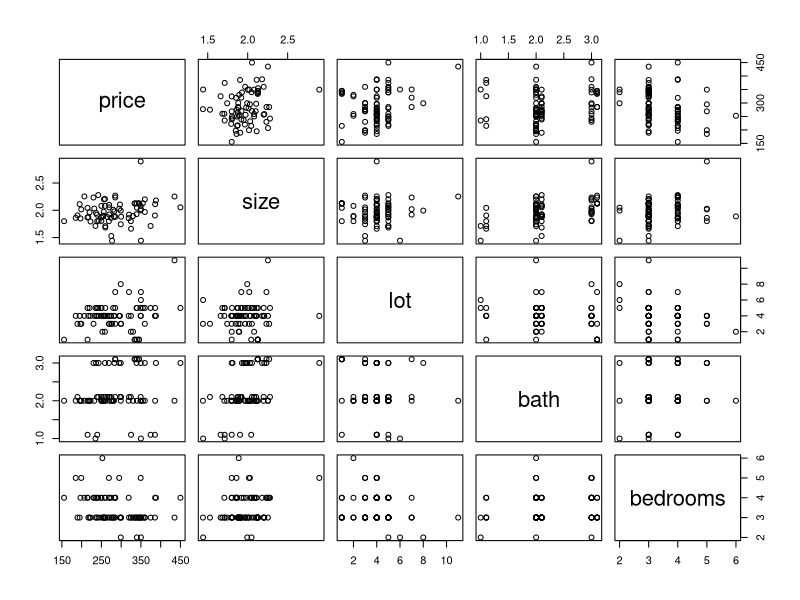
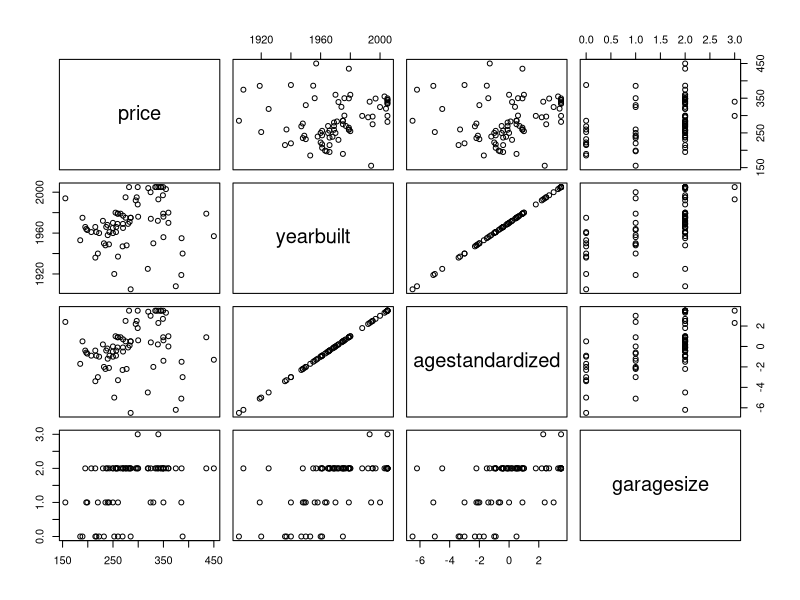
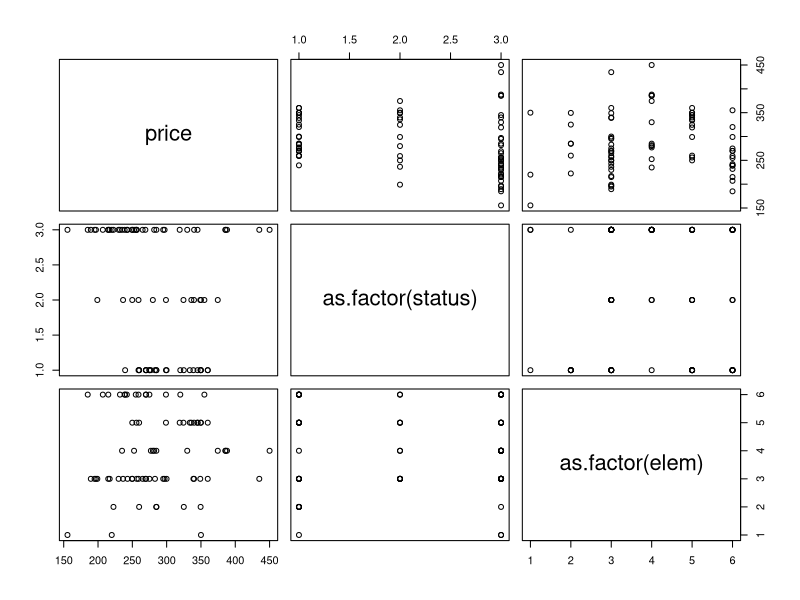
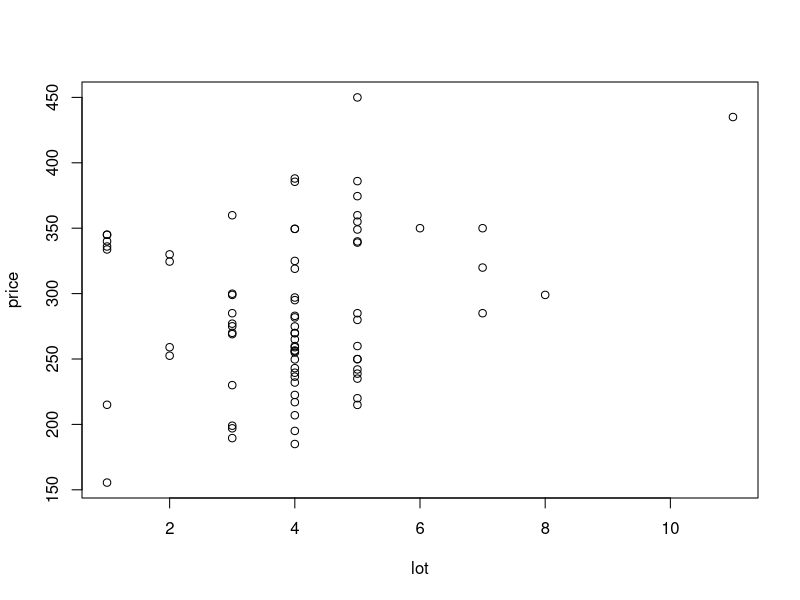
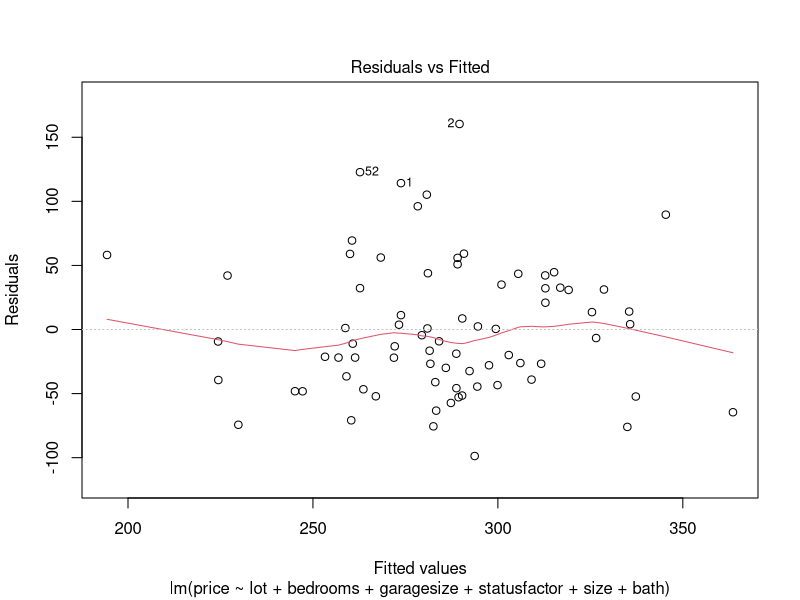
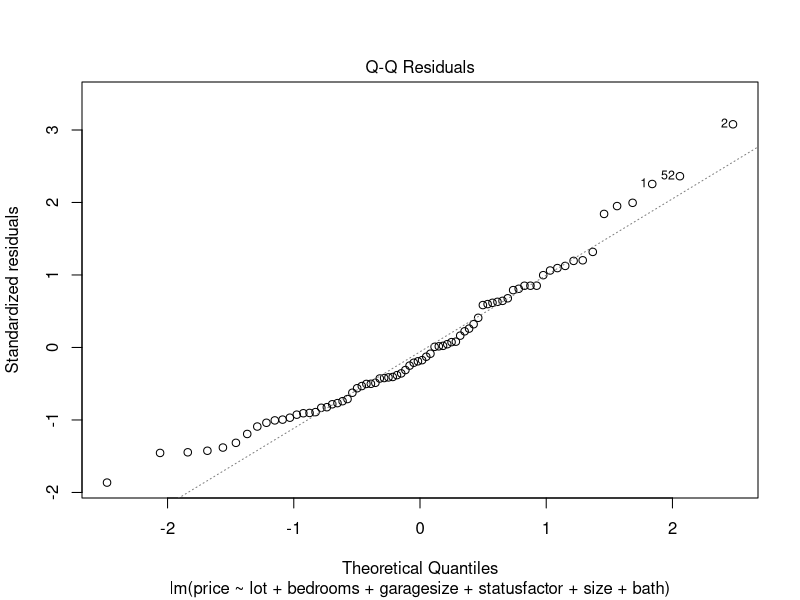
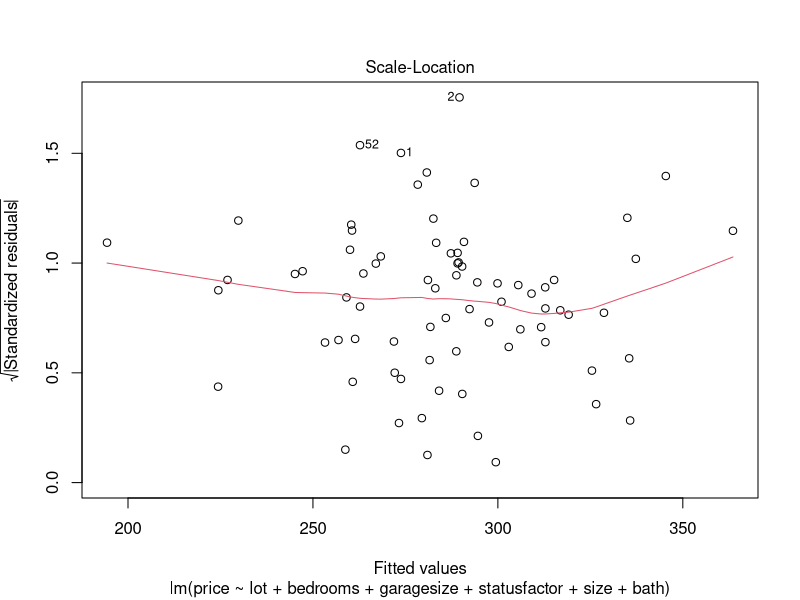
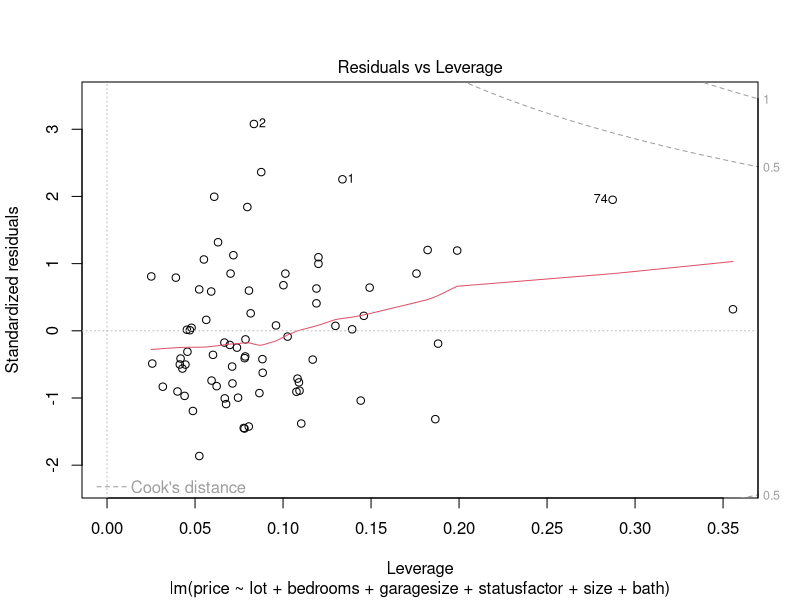

Write the R code that produced these figures, in order. (Note: this script raises an error after producing the figures.)
## ---- chunk 1
knitr::opts_chunk$set(echo = TRUE)
library(ggplot2)
library(readxl)
library(knitr)
library(dplyr)
library(stats)
library(skimr)
library(car)
## ---- chunk 2
Housing <- read_excel("Housing.xlsx")
skim(Housing)
## ---- chunk 3
attach(Housing)
pairs(~price+size+lot+bath+bedrooms)
pairs(~price+yearbuilt+agestandardized+garagesize)
pairs(~price +as.factor(status)+as.factor(elem))
plot(lot, price)
## ---- chunk 4
Housing$elemfactor <- as.numeric(as.factor(elem))
Housing$statusfactor <- as.numeric(as.factor(status))
Housing %>%
  select(price,size,lot,bath,bedrooms,yearbuilt,agestandardized,garagesize, elemfactor, statusfactor) %>%
  cor()
## ---- chunk 5
Housing_model_top4<-lm(price ~ lot + bedrooms + garagesize + statusfactor + size + bath, data=Housing)
summary(Housing_model_top4)
vif(Housing_model_top4)
plot(Housing_model_top4)
## ---- chunk 6
Housing_model1_everything<-lm(price~.-elem -status -yearbuilt ,data=Housing)
summary(Housing_model1_everything)
vif(Housing_model1_everything)
plot(Housing_model1_everything)
## ---- chunk 7
Housing_model2<-lm(price~.-id -yearbuilt - status -elem,data=Housing)
summary(Housing_model2)
vif(Housing_model2)
## ---- chunk 8
Housing_model3<-lm(price~.-id-yearbuilt-status -elem,data=Housing)
summary(Housing_model3)
vif(Housing_model3)
plot(Housing_model3)
## ---- chunk 9
Housing_model4<-lm(price~.-id-yearbuilt-bath,data=Housing)
summary(Housing_model4)
## ---- chunk 10
Housing_model5<-lm(price~.-id-yearbuilt-bath-garagesize,data=Housing)
summary(Housing_model5)
#vif(Housing_model5)
plot(Housing_model5)
## ---- chunk 11
plot(size, price)

## ---- chunk 12
Housing_model_top6<-lm(price ~ lot + bedrooms + garagesize + status + size + bath, data=Housing)
summary(Housing_model_top6)
vif(Housing_model_top6)
plot(Housing_model_top6)
## ---- chunk 13
Housing_model_top6rev<-lm(price ~ poly(lot,2)+ bedrooms + garagesize + statusfactor + size+bath, data=Housing)
summary(Housing_model_top6rev)
vif(Housing_model_top6rev)
plot(Housing_model_top6rev)

#R^2 : 0.6127
Housing_model1_modelrough<-lm(price~ poly(lot,2)+ bedrooms +garagesize+elem:status,data=Housing)
summary(Housing_model1rough)
## ---- chunk 14
Housing_model1_modelrough<-lm(price~ poly(lot,2)+garagesize+elem:status,data=Housing)
summary(Housing_model1_modelrough)

## ---- chunk 15
plot(Housing_model1_modelrough)

